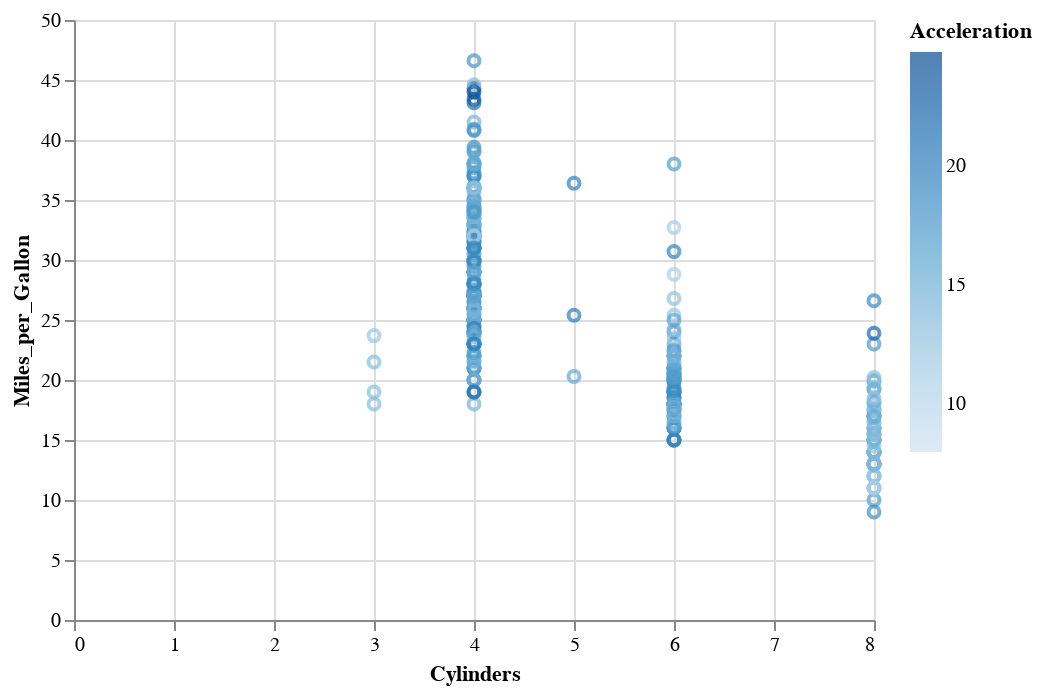

Source (notebook cell):
### Markdown cell above
### Упражнение: Исследование данных

Попробуйте нарисовать новые или повторить старые графики с использованием Altair!

В частности, попробуйте разные (по желанию) комбинации следующих свойств:

- Marks: ``mark_point()``, ``mark_line()``, ``mark_bar()``, ``mark_text()``, ``mark_rect()``...
- Data Columns: ``'Acceleration'``, ``'Cylinders'``, ``'Displacement'``, ``'Horsepower'``, ``'Miles_per_Gallon'``, ``'Name'``, ``'Origin'``, ``'Weight_in_lbs'``, ``'Year'``
- Encodings: ``x``, ``y``, ``color``, ``shape``, ``row``, ``column``, ``opacity``, ``text``, ``tooltip``...

### Code cell
alt.Chart(cars).mark_point().encode(
    color='Acceleration',
    y='Miles_per_Gallon',
    x='Cylinders'
)

### Figure 1 — Vega-Lite specification as saved in the notebook (floating-point values rounded to 4 significant figures; data arrays with more than 128 entries replaced by an {"elided": "..."} marker saying what was removed)
{"config": {"view": {"continuousWidth": 400, "continuousHeight": 300}}, "data": {"name": "data-f02450ab61490a1363517a0190416235"}, "mark": "point", "encoding": {"color": {"field": "Acceleration", "type": "quantitative"}, "x": {"field": "Cylinders", "type": "quantitative"}, "y": {"field": "Miles_per_Gallon", "type": "quantitative"}}, "$schema": "https://vega.github.io/schema/vega-lite/v4.17.0.json", "datasets": {"data-f02450ab61490a1363517a0190416235": {"elided": "406 records"}}}
